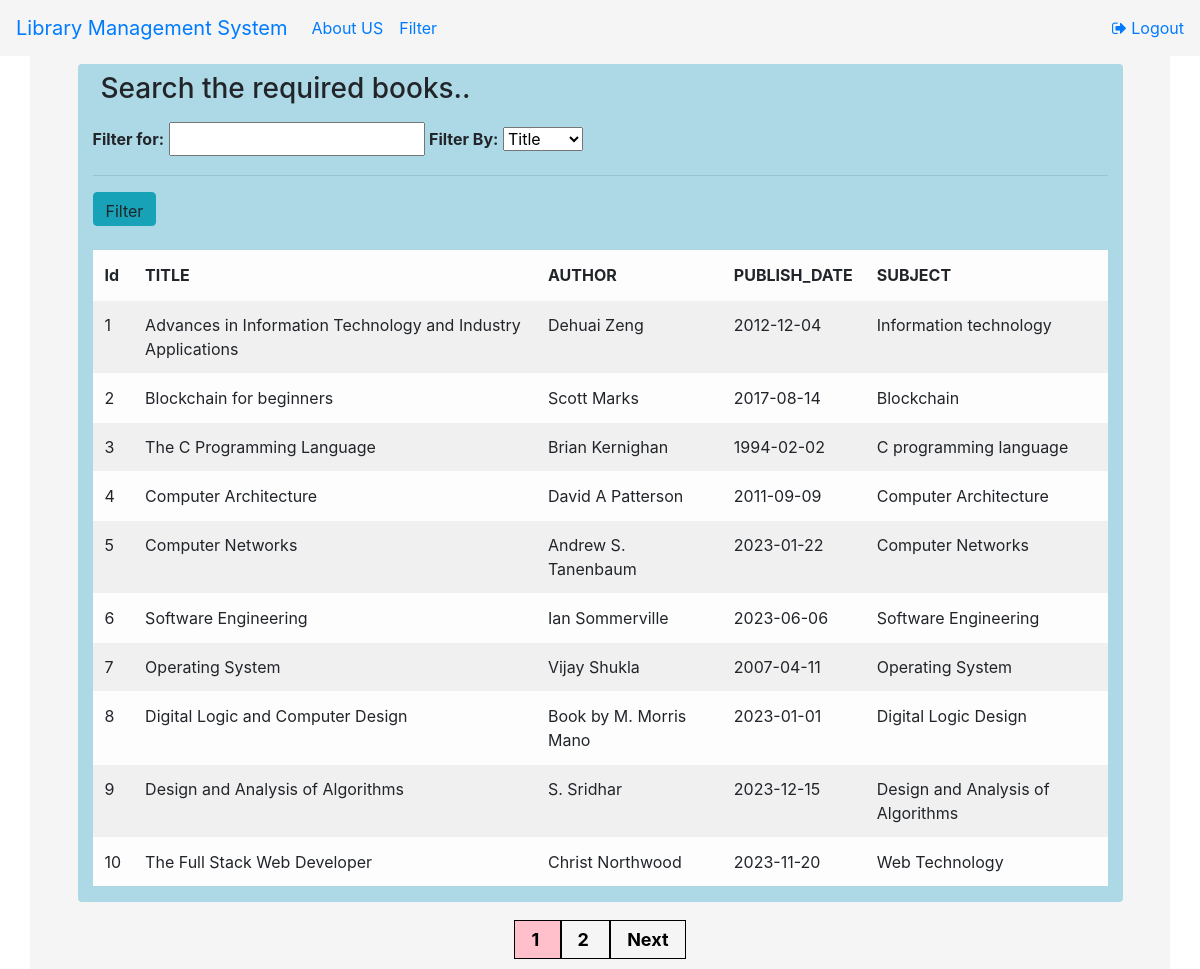
Page /filter.php on the committed database.
### tables this page shows
CREATE TABLE `filters` (
  `id` int(11) NOT NULL,
  `title` varchar(255) NOT NULL,
  `author` varchar(255) NOT NULL,
  `subject` varchar(255) NOT NULL,
  `publish_date` date NOT NULL
);

### filter.php (the view, shortened to what this page needs)
<?php
          require_once "db.php";
          $per_page_record = 10;
          if (isset($_GET["page"])) {
              $page  = $_GET["page"];
          }
          else {
            $page=1;
          }
          $start_from = ($page-1) * $per_page_record;
          $query = "SELECT * FROM filters LIMIT $start_from, $per_page_record";
          $rs_result = mysqli_query ($conn, $query);
?>
<!DOCTYPE html>
<html lang="en">
<head>
    <link rel="stylesheet" href="https://cdn.jsdelivr.net/npm/bootstrap@4.6.2/dist/css/bootstrap.min.css">
  <link rel="stylesheet" href="https://cdnjs.cloudflare.com/ajax/libs/font-awesome/4.7.0/css/font-awesome.min.css">
</head>
<body >
<nav class="navbar navbar-expand-sm">
  <ul class="navbar-nav">
        <div class="navbar-header">
            <a class="navbar-brand" href="#">Library Management System</a>
        </div>
        <li class="nav-item">
            <a class="nav-link active" href="about.php">About US</a>
        </li>
        <li class="nav-item">
            <a class="nav-link" href="filter.php">Filter</a>
        </li>
    </ul>
    <ul class="navbar-nav ml-auto">
        <a href="logout.php"><i class="fa fa-sign-out"></i>  Logout</a>
    </ul>
</nav>
<div class="container">
    <div class="row justify-content-center pb-3">
        <div class="col-md-11 mt-2 rounded ">
            <h3 class="p-2">Search the required books..</h3>
            <form method="POST" action="action.php">
                <label for="search-term"><strong>Filter for:</strong></label>
                <input type="text" id="search-term" name="search-term">
                <label for="search-column"><strong>Filter By:</strong></label>
                <select id="search-column" name="search-column">
                    <option value="title">Title</option>
                </select>
                <hr>
                <input type="submit" value="Filter" class="btn btn-info text-body"><br><br>
	        </form>
            <table class="table table-hover table-light table-striped" id="table-data">
                <thead>
                    <tr>
                        <th>Id</th>
                        <th>TITLE</th>
                        <th>AUTHOR</th>
                        <th>PUBLISH_DATE</th>
                        <th>SUBJECT</th>
                    </tr>
                </thead>
                <tbody>
                    <?php
                        while ($row = mysqli_fetch_array($rs_result))
                        {
                    ?>
                    <tr>
                        <td><?= $row['id']; ?></td>
                        <td><?= $row['title']; ?></td>
                        <td><?= $row['author']; ?></td>
                        <td><?= $row['publish_date']; ?></td>
                        <td><?= $row['subject']; ?></td>
                    </tr>
                    <?php } ?>
                </tbody>
            </table>
        </div>
        <div class="pagination">
      <?php
        $query = "SELECT COUNT(*) FROM filters";
        $rs_result = mysqli_query($conn, $query);
        $row = mysqli_fetch_row($rs_result);
        $total_records = $row[0];
        $total_pages = ceil($total_records / $per_page_record);
        $pagLink = "";
        for ($i=1; $i<=$total_pages; $i++) {
          if ($i == $page) {
              $pagLink .= "<a class = 'active' href='filter.php?page="
                                                .$i."'>".$i." </a>";
          }
          else  {
              $pagLink .= "<a href='filter.php?page=".$i."'>
                                                ".$i." </a>";
          }
        };
        echo $pagLink;
        if($page<$total_pages){
            echo "<a href='filter.php?page=".($page+1)."'>  Next </a>";
        }
      ?>
    </div>
    </div>
</div>
</body>
</html>

### filter.php (style rules this page uses)
.container { background-color: #f5f5f5; align-items: center; justify-content: center; }
.col-md-11 { background-color: #ADD8E6; }
.navbar { background-color: #f5f5f5; }
input, button { height: 34px; }
.pagination { display: inline-block; }
.pagination a { font-weight:bold; font-size:18px; color: black; padding: 8px 16px; border:1px solid black; }
.pagination a.active { background-color: pink; }

### rows in the picture
filters: id "1", title "Advances in Information Technology and Industry Applications", author "Dehuai Zeng", publish_date "2012-12-04", subject "Information technology"
filters: id "2", title "Blockchain for beginners", author "Scott Marks", publish_date "2017-08-14", subject "Blockchain"
filters: id "3", title "The C Programming Language", author "Brian Kernighan", publish_date "1994-02-02", subject "C programming language"
filters: id "4", title "Computer Architecture", author "David A Patterson", publish_date "2011-09-09", subject "Computer Architecture"
filters: id "5", title "Computer Networks", author "Andrew S. Tanenbaum", publish_date "2023-01-22", subject "Computer Networks"
filters: id "6", title "Software Engineering", author "Ian Sommerville", publish_date "2023-06-06", subject "Software Engineering"
filters: id "7", title "Operating System", author "Vijay Shukla", publish_date "2007-04-11", subject "Operating System"
filters: id "8", title "Digital Logic and Computer Design", author "Book by M. Morris Mano", publish_date "2023-01-01", subject "Digital Logic Design"
filters: id "9", title "Design and Analysis of Algorithms", author "S. Sridhar", publish_date "2023-12-15", subject "Design and Analysis of Algorithms"
filters: id "10", title "The Full Stack Web Developer", author "Christ Northwood", publish_date "2023-11-20", subject "Web Technology"
